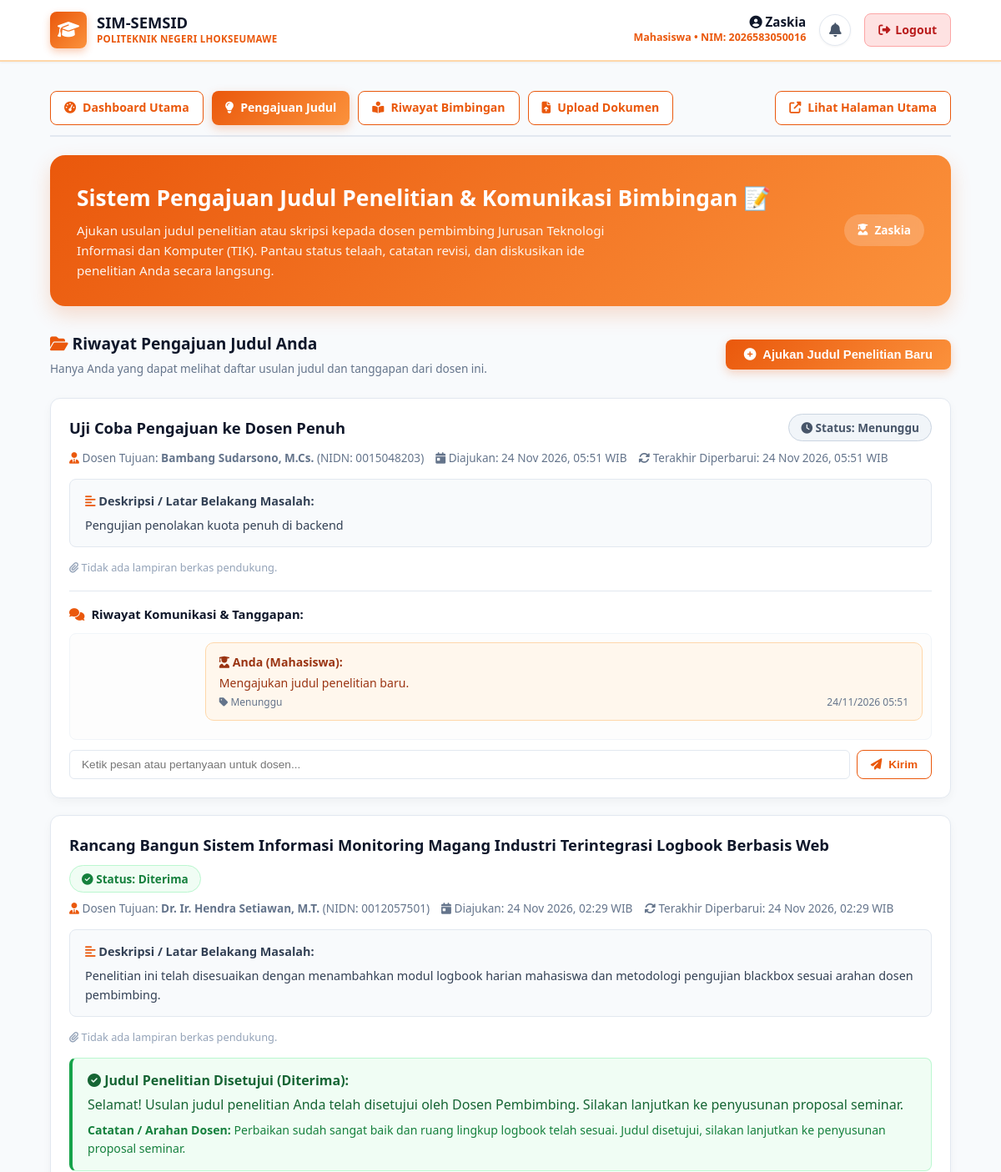
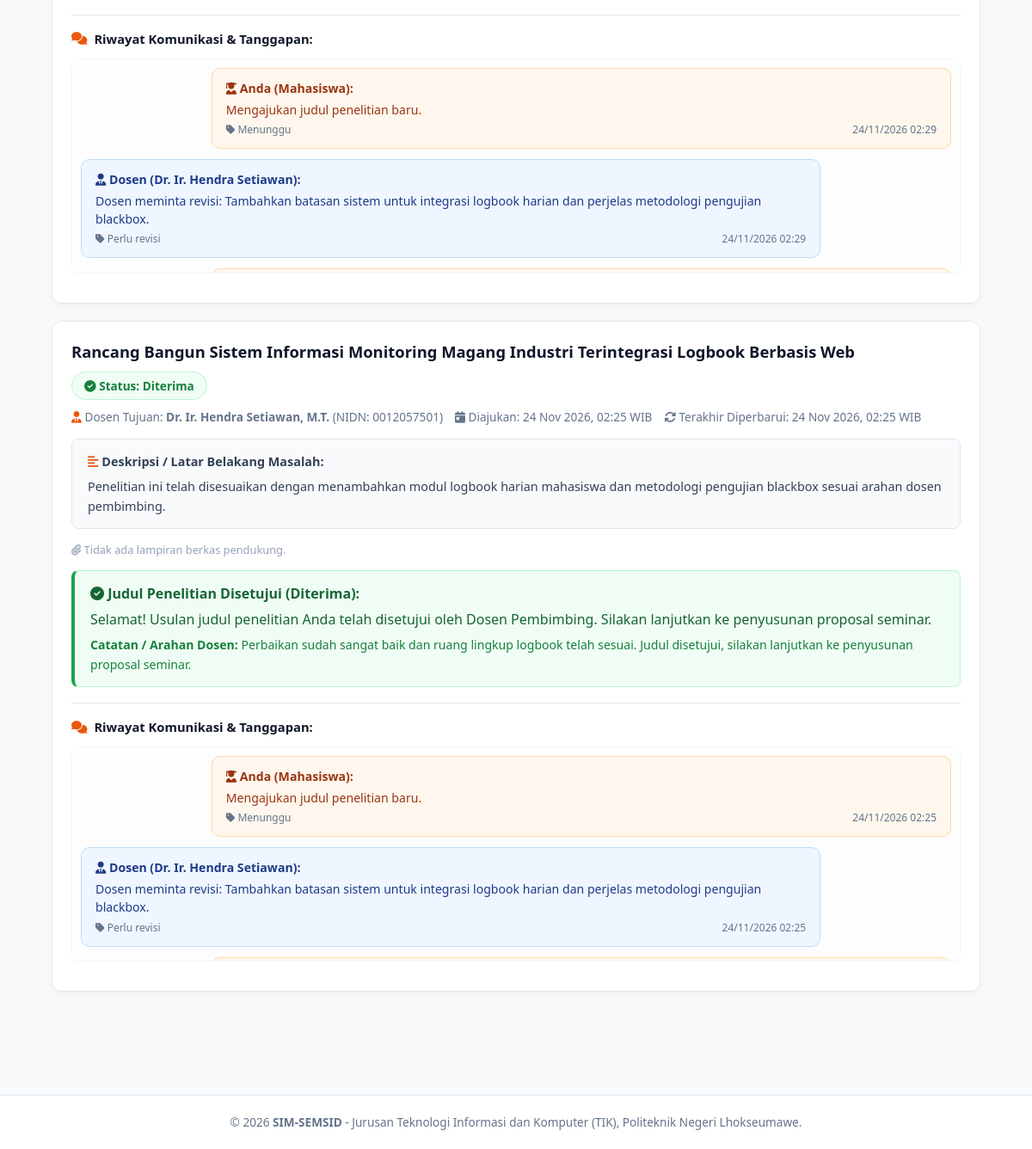
/pengajuan_judul_mahasiswa.php (signed in), run on the app's committed database (2 pictures, top to bottom).
### tables this page shows
CREATE TABLE `pengajuan_judul` (
  `id` int(11) NOT NULL AUTO_INCREMENT,
  `mahasiswa_id` int(11) NOT NULL,
  `dosen_id` int(11) NOT NULL,
  `judul` varchar(255) NOT NULL,
  `latar_belakang` text NOT NULL,
  `file_dokumen` varchar(255) DEFAULT NULL,
  `file_gambar` varchar(255) DEFAULT NULL,
  `status` enum('Menunggu','Sedang diperiksa','Perlu revisi','Diterima','Ditolak') DEFAULT 'Menunggu',
  `catatan_revisi` text DEFAULT NULL,
  `alasan_penolakan` text DEFAULT NULL,
  `created_at` timestamp NOT NULL DEFAULT current_timestamp(),
  `updated_at` timestamp NOT NULL DEFAULT current_timestamp() ON UPDATE current_timestamp(),
  PRIMARY KEY (`id`),
  KEY `fk_pengajuan_mahasiswa` (`mahasiswa_id`),
  KEY `fk_pengajuan_dosen` (`dosen_id`),
  CONSTRAINT `fk_pengajuan_dosen` FOREIGN KEY (`dosen_id`) REFERENCES `dosen` (`id`) ON DELETE CASCADE,
  CONSTRAINT `fk_pengajuan_mahasiswa` FOREIGN KEY (`mahasiswa_id`) REFERENCES `mahasiswa` (`id`) ON DELETE CASCADE
);

CREATE TABLE `dosen` (
  `id` int(11) NOT NULL AUTO_INCREMENT,
  `nidn` varchar(30) NOT NULL,
  `nama_dosen` varchar(100) NOT NULL,
  `gelar_akademik` varchar(50) NOT NULL,
  `password` varchar(255) NOT NULL DEFAULT '',
  `program_studi` varchar(100) DEFAULT 'Teknologi Rekayasa Perangkat Lunak',
  `email` varchar(100) NOT NULL,
  `no_hp` varchar(25) NOT NULL,
  `status` enum('Aktif','Cuti','Tidak Aktif') DEFAULT 'Aktif',
  `kuota_maksimal` int(11) NOT NULL DEFAULT 8,
  `created_at` timestamp NOT NULL DEFAULT current_timestamp(),
  PRIMARY KEY (`id`),
  UNIQUE KEY `nidn` (`nidn`)
);

CREATE TABLE `tanggapan_pengajuan` (
  `id` int(11) NOT NULL AUTO_INCREMENT,
  `pengajuan_id` int(11) NOT NULL,
  `pengirim_role` enum('mahasiswa','dosen') NOT NULL,
  `pengirim_id` int(11) NOT NULL,
  `pesan` text NOT NULL,
  `file_lampiran` varchar(255) DEFAULT NULL,
  `status_perubahan` enum('Menunggu','Sedang diperiksa','Perlu revisi','Diterima','Ditolak','Komentar') DEFAULT 'Komentar',
  `created_at` timestamp NOT NULL DEFAULT current_timestamp(),
  PRIMARY KEY (`id`),
  KEY `fk_tanggapan_pengajuan` (`pengajuan_id`),
  CONSTRAINT `fk_tanggapan_pengajuan` FOREIGN KEY (`pengajuan_id`) REFERENCES `pengajuan_judul` (`id`) ON DELETE CASCADE
);

### pengajuan_judul_mahasiswa.php (the view, shortened to what this page needs)
<?php
require_once 'koneksi.php';
$mahasiswa_id = (int)$_SESSION['mahasiswa_id'];
$nim          = $_SESSION['nim'];
$nama         = $_SESSION['nama'];
$query_pengajuan = "SELECT pj.*, d.nama_dosen, d.gelar_akademik, d.email AS email_dosen, d.nidn AS nidn_dosen
                    FROM pengajuan_judul pj
                    JOIN dosen d ON pj.dosen_id = d.id
                    WHERE pj.mahasiswa_id = ?
                    ORDER BY pj.updated_at DESC";
$stmt_list = mysqli_prepare($conn, $query_pengajuan);
mysqli_stmt_bind_param($stmt_list, "i", $mahasiswa_id);
mysqli_stmt_execute($stmt_list);
$result_pengajuan = mysqli_stmt_get_result($stmt_list);
?>
<!DOCTYPE html>
<html lang="id">
<head>
    <link rel="stylesheet" href="https://cdnjs.cloudflare.com/ajax/libs/font-awesome/6.4.0/css/all.min.css">
    <link rel="stylesheet" href="style.css">
</head>
<body class="dashboard-wrapper">
    <header class="dashboard-nav">
        <div class="container dashboard-nav-container">
            <a href="dashboard_mahasiswa.php" class="logo-area">
                <div class="logo-icon">
                    <i class="fas fa-graduation-cap"></i>
                </div>
                <div class="logo-text">
                    <h1>SIM-SEMSID</h1>
                    <span>POLITEKNIK NEGERI LHOKSEUMAWE</span>
                </div>
            </a>
            <div class="user-profile-menu">
                <div class="user-badge-info">
                    <div class="user-name"><i class="fas fa-user-circle"></i> <?= htmlspecialchars($nama); ?></div>
                    <div class="user-role">Mahasiswa &bull; NIM: <?= htmlspecialchars($nim); ?></div>
                </div>
                <?php include 'komponen_notifikasi_lonceng.php'; ?>
                <a href="logout.php" class="btn-logout" onclick="return confirm('Apakah Anda yakin ingin logout?');">
                    <i class="fas fa-sign-out-alt"></i> Logout
                </a>
            </div>
        </div>
    </header>
    <main class="dashboard-main">
        <div class="container">
            <div style="display: flex; gap: 10px; margin-bottom: 22px; border-bottom: 2px solid var(--border-color); padding-bottom: 12px; flex-wrap: wrap;">
                <a href="dashboard_mahasiswa.php" class="btn btn-outline-admin" style="font-size: 0.88rem; padding: 8px 16px;">
                    <i class="fas fa-tachometer-alt"></i> Dashboard Utama
                </a>
                <a href="pengajuan_judul_mahasiswa.php" class="btn btn-primary" style="font-size: 0.88rem; padding: 8px 16px;">
                    <i class="fas fa-lightbulb"></i> Pengajuan Judul
                </a>
                <a href="bimbingan_mahasiswa.php" class="btn btn-outline-admin" style="font-size: 0.88rem; padding: 8px 16px;">
                    <i class="fas fa-book-reader"></i> Riwayat Bimbingan
                </a>
                <a href="dokumen_mahasiswa.php" class="btn btn-outline-admin" style="font-size: 0.88rem; padding: 8px 16px;">
                    <i class="fas fa-file-arrow-up"></i> Upload Dokumen
                </a>
                <a href="index.php" class="btn btn-outline-admin" style="margin-left: auto; font-size: 0.88rem; padding: 8px 16px;">
                    <i class="fas fa-external-link-alt"></i> Lihat Halaman Utama
                </a>
            </div>
            <div class="welcome-banner">
                <div class="welcome-text">
                    <h2>Sistem Pengajuan Judul Penelitian & Komunikasi Bimbingan 📝</h2>
                    <p>
                        Ajukan usulan judul penelitian atau skripsi kepada dosen pembimbing Jurusan Teknologi Informasi dan Komputer (TIK). Pantau status telaah, catatan revisi, dan diskusikan ide penelitian Anda secara langsung.
                    </p>
                </div>
                <div class="welcome-badge">
                    <i class="fas fa-user-graduate"></i> <?= htmlspecialchars($nama); ?>
                </div>
            </div>
            <div style="display: flex; justify-content: space-between; align-items: center; margin-bottom: 24px; flex-wrap: wrap; gap: 12px;">
                <div>
                    <h3 style="margin: 0; font-size: 1.2rem; color: var(--secondary);">
                        <i class="fas fa-folder-open" style="color: var(--primary);"></i> Riwayat Pengajuan Judul Anda
                    </h3>
                    <p style="margin: 4px 0 0 0; font-size: 0.85rem; color: var(--text-muted);">
                        Hanya Anda yang dapat melihat daftar usulan judul dan tanggapan dari dosen ini.
                    </p>
                </div>
                <button type="button" class="btn btn-primary" onclick="bukaModalBaru();" style="padding: 10px 22px;">
                    <i class="fas fa-plus-circle"></i> Ajukan Judul Penelitian Baru
                </button>
            </div>
            <?php if ($result_pengajuan && mysqli_num_rows($result_pengajuan) > 0): ?>
                <?php while ($p = mysqli_fetch_assoc($result_pengajuan)): ?>
                    <div class="submission-card" id="card_<?= $p['id']; ?>">
                        <div class="submission-header">
                            <div>
                                <h4 class="submission-title"><?= htmlspecialchars($p['judul']); ?></h4>
                            </div>
                            <div>
                                <?php
                                $st = $p['status'];
                                $badge_class = 'badge-status-menunggu';
                                $icon_class  = 'fa-clock';
                                if ($st === 'Sedang diperiksa') {
                                    $badge_class = 'badge-status-sedang-diperiksa';
                                    $icon_class  = 'fa-magnifying-glass';
                                } elseif ($st === 'Perlu revisi') {
                                    $badge_class = 'badge-status-perlu-revisi';
                                    $icon_class  = 'fa-pen-to-square';
                                } elseif ($st === 'Diterima') {
                                    $badge_class = 'badge-status-diterima';
                                    $icon_class  = 'fa-circle-check';
                                } elseif ($st === 'Ditolak') {
                                    $badge_class = 'badge-status-ditolak';
                                    $icon_class  = 'fa-circle-xmark';
                                }
                                ?>
                                <span class="badge <?= $badge_class; ?>" style="padding: 6px 14px; border-radius: 50px; font-weight: 700; font-size: 0.85rem;">
                                    <i class="fas <?= $icon_class; ?>"></i> Status: <?= htmlspecialchars($st); ?>
                                </span>
                            </div>
                        </div>
                        <div class="meta-tags">
                            <span><i class="fas fa-user-tie" style="color: var(--primary);"></i> Dosen Tujuan: <strong><?= htmlspecialchars($p['nama_dosen']); ?>, <?= htmlspecialchars($p['gelar_akademik']); ?></strong> (NIDN: <?= htmlspecialchars($p['nidn_dosen']); ?>)</span>
                            <span><i class="fas fa-calendar-day"></i> Diajukan: <?= date('d M Y, H:i', strtotime($p['created_at'])); ?> WIB</span>
                            <span><i class="fas fa-rotate"></i> Terakhir Diperbarui: <?= date('d M Y, H:i', strtotime($p['updated_at'])); ?> WIB</span>
                        </div>
                        <div style="background: #f8fafc; padding: 14px 18px; border-radius: 8px; font-size: 0.9rem; line-height: 1.6; color: #334155; margin-bottom: 12px; border: 1px solid #e2e8f0;">
                            <strong><i class="fas fa-align-left" style="color: var(--primary);"></i> Deskripsi / Latar Belakang Masalah:</strong>
                            <p style="margin: 6px 0 0 0; white-space: pre-line;"><?= htmlspecialchars($p['latar_belakang']); ?></p>
                        </div>
                        <div class="file-attachment-box">
                            <?php if (empty($p['file_dokumen']) && empty($p['file_gambar'])): ?>
                                <span style="font-size: 0.8rem; color: #94a3b8;"><i class="fas fa-paperclip"></i> Tidak ada lampiran berkas pendukung.</span>
                            <?php endif; ?>
                        </div>
                        <?php if ($p['status'] === 'Diterima'): ?>
                            <div style="background: #f0fdf4; border: 1px solid #bbf7d0; border-left: 4px solid #16a34a; border-radius: 8px; padding: 14px 18px; margin-bottom: 14px; color: #166534;">
                                <div style="font-weight: 700; margin-bottom: 4px;">
                                    <i class="fas fa-circle-check"></i> Judul Penelitian Disetujui (Diterima):
                                </div>
                                <div>Selamat! Usulan judul penelitian Anda telah disetujui oleh Dosen Pembimbing. Silakan lanjutkan ke penyusunan proposal seminar.</div>
                                <?php if (!empty($p['catatan_revisi'])): ?>
                                    <div style="margin-top: 6px; font-size: 0.88rem; color: #15803d;"><strong>Catatan / Arahan Dosen:</strong> <?= htmlspecialchars($p['catatan_revisi']); ?></div>
                                <?php endif; ?>
                            </div>
                        <?php endif; ?>
                        <div class="chat-thread-container">
                            <h5 style="font-size: 0.92rem; color: var(--secondary); margin: 0 0 10px 0; display: flex; align-items: center; gap: 8px;">
                                <i class="fas fa-comments" style="color: var(--primary);"></i> Riwayat Komunikasi & Tanggapan:
                            </h5>
                            <?php
                            $p_id = (int)$p['id'];
                            $query_chat = "SELECT * FROM tanggapan_pengajuan WHERE pengajuan_id = $p_id ORDER BY created_at ASC";
                            $res_chat   = mysqli_query($conn, $query_chat);
                            ?>
                            <?php if ($res_chat && mysqli_num_rows($res_chat) > 0): ?>
                                <div style="max-height: 250px; overflow-y: auto; padding: 10px; background: #fdfdfd; border-radius: 8px; border: 1px solid #f1f5f9; margin-bottom: 12px;">
                                    <?php while ($chat = mysqli_fetch_assoc($res_chat)): ?>
                                        <div class="chat-bubble <?= ($chat['pengirim_role'] === 'dosen') ? 'dosen' : 'mahasiswa'; ?>">
                                            <div>
                                                <strong>
                                                    <?php if ($chat['pengirim_role'] === 'dosen'): ?>
                                                        <i class="fas fa-user-tie"></i> Dosen (<?= htmlspecialchars($p['nama_dosen']); ?>):
                                                    <?php else: ?>
                                                        <i class="fas fa-user-graduate"></i> Anda (Mahasiswa):
                                                    <?php endif; ?>
                                                </strong>
                                            </div>
                                            <div style="margin-top: 4px;"><?= nl2br(htmlspecialchars($chat['pesan'])); ?></div>
                                            <div class="chat-meta">
                                                <span><i class="fas fa-tag"></i> <?= htmlspecialchars($chat['status_perubahan']); ?></span>
                                                <span><?= date('d/m/Y H:i', strtotime($chat['created_at'])); ?></span>
                                            </div>
                                        </div>
                                    <?php endwhile; ?>
                                </div>
                            <?php else: ?>
                                <p style="font-size: 0.82rem; color: #94a3b8; font-style: italic; margin-bottom: 10px;">
                                    Belum ada catatan atau tanggapan tambahan dari dosen.
                                </p>
                            <?php endif; ?>
                            <?php if ($p['status'] !== 'Diterima' && $p['status'] !== 'Ditolak'): ?>
                                <form action="pengajuan_judul_mahasiswa.php" method="POST" style="display: flex; gap: 8px;">
                                    <input type="text" name="pesan" placeholder="Ketik pesan atau pertanyaan untuk dosen..." required style="flex: 1; padding: 9px 14px; border: 1px solid var(--border-color); border-radius: 6px; font-size: 0.85rem; outline: none;">
                                    <button type="submit" class="btn btn-outline-primary" style="padding: 9px 16px; font-size: 0.85rem;">
                                        <i class="fas fa-paper-plane"></i> Kirim
                                    </button>
                                </form>
                            <?php endif; ?>
                        </div>
                    </div>
                <?php endwhile; ?>
            <?php endif; ?>
        </div>
    </main>
    <footer style="text-align: center; padding: 20px; font-size: 0.85rem; color: #64748b; background: white; border-top: 1px solid var(--border-color); margin-top: 40px;">
        &copy; <?= date('Y'); ?> <strong>SIM-SEMSID</strong> - Jurusan Teknologi Informasi dan Komputer (TIK), Politeknik Negeri Lhokseumawe.
    </footer>
</body>
</html>

### data on the page
pengajuan_judul: judul "Uji Coba Pengajuan ke Dosen Penuh", status "Menunggu", dosen.nama_dosen "Bambang Sudarsono", dosen.gelar_akademik "M.Cs.", dosen.nidn "0015048203", created_at "24 Nov 2026, 05:51", updated_at "24 Nov 2026, 05:51", latar_belakang "Pengujian penolakan kuota penuh di backend", shows "Tidak ada lampiran berkas pendukung."
tanggapan_pengajuan: pengirim_role "mahasiswa" (drawn), shows "Anda (Mahasiswa):", pesan "Mengajukan judul penelitian baru.", status_perubahan "Menunggu", created_at "24/11/2026 05:51"
pengajuan_judul: judul "Rancang Bangun Sistem Informasi Monitoring Magang Industri Terintegrasi Logbook Berbasis Web", status "Diterima", dosen.nama_dosen "Dr. Ir. Hendra Setiawan", dosen.gelar_akademik "M.T.", dosen.nidn "0012057501", created_at "24 Nov 2026, 02:29", updated_at "24 Nov 2026, 02:29", latar_belakang "Penelitian ini telah disesuaikan dengan menambahkan modul logbook harian mahasiswa dan metodologi pengujian blackbox sesuai arahan dosen pembimbing.", shows "Tidak ada lampiran berkas pendukung.", catatan_revisi "Perbaikan sudah sangat baik dan ruang lingkup logbook telah sesuai. Judul disetujui, silakan lanjutkan ke penyusunan proposal seminar."
tanggapan_pengajuan: pengirim_role "mahasiswa" (drawn), shows "Anda (Mahasiswa):", pesan "Mengajukan judul penelitian baru.", status_perubahan "Menunggu", created_at "24/11/2026 02:29"
tanggapan_pengajuan: pesan "Dosen meminta revisi: Tambahkan batasan sistem untuk integrasi logbook harian dan perjelas metodologi pengujian blackbox.", status_perubahan "Perlu revisi", created_at "24/11/2026 02:29"
dosen: nama_dosen "Dr. Ir. Hendra Setiawan"
pengajuan_judul: judul "Rancang Bangun Sistem Informasi Monitoring Magang Industri Terintegrasi Logbook Berbasis Web", status "Diterima", dosen.nama_dosen "Dr. Ir. Hendra Setiawan", dosen.gelar_akademik "M.T.", dosen.nidn "0012057501", created_at "24 Nov 2026, 02:25", updated_at "24 Nov 2026, 02:25", latar_belakang "Penelitian ini telah disesuaikan dengan menambahkan modul logbook harian mahasiswa dan metodologi pengujian blackbox sesuai arahan dosen pembimbing.", shows "Tidak ada lampiran berkas pendukung.", catatan_revisi "Perbaikan sudah sangat baik dan ruang lingkup logbook telah sesuai. Judul disetujui, silakan lanjutkan ke penyusunan proposal seminar."
tanggapan_pengajuan: pengirim_role "mahasiswa" (drawn), shows "Anda (Mahasiswa):", pesan "Mengajukan judul penelitian baru.", status_perubahan "Menunggu", created_at "24/11/2026 02:25"
tanggapan_pengajuan: pesan "Dosen meminta revisi: Tambahkan batasan sistem untuk integrasi logbook harian dan perjelas metodologi pengujian blackbox.", status_perubahan "Perlu revisi", created_at "24/11/2026 02:25"

### other printed values
$nama "Zaskia"
$nim "2026583050016"
